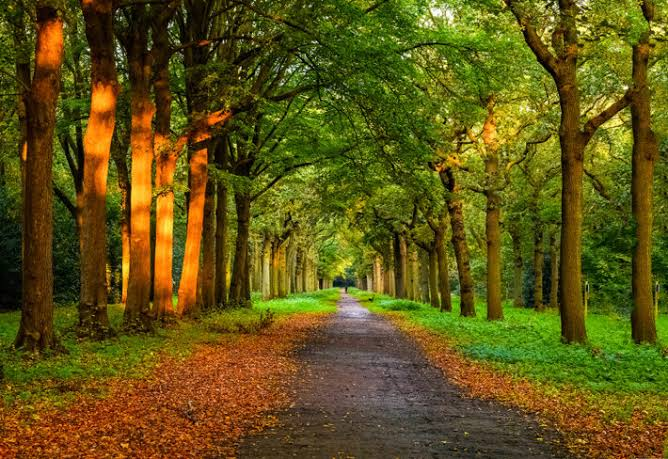
#> input picture IPP_PracticalFile2/natural_image.jpg, 668 x 459 px
$ jupyter execute Problem_1.ipynb   (older library calls are emulated)
#> lines starting #> are read from the running program, lines starting #| are printed output that depends on the picture
# IPP Practical File 2

Swanand Wirkar 20251051 BDA

## Problem Statement

Problem 1: Comparative Edge Detection on Natural Images
Load an outdoor natural image (trees, buildings, roads). Apply Sobel, Laplacian, and Canny edge detection. Compare the outputs and explain which operator captures the most meaningful edges and why.

[cell 1]
import cv2
import matplotlib.pyplot as plt

image = cv2.imread("natural_image.jpg")
#> image is the input picture: shape (459, 668, 3); mean B, G, R 21.9, 85, 95.5
if image is None:
    raise FileNotFoundError("Place an outdoor image named natural_image.jpg in the notebook folder.")
gray = cv2.cvtColor(image, cv2.COLOR_BGR2GRAY)
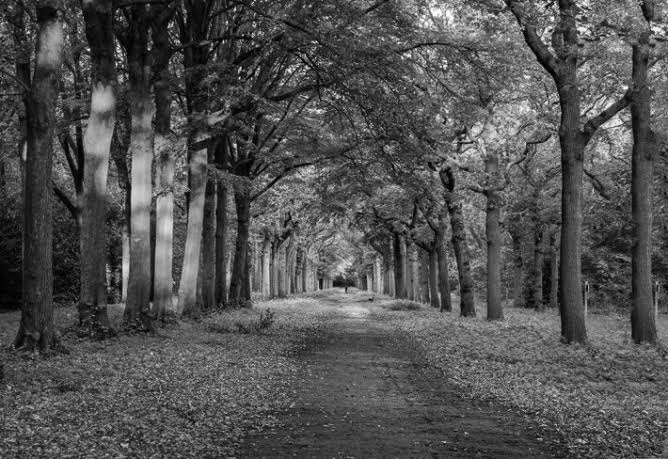
#> gray: shape (459, 668); min 0, max 254, mean 81
sx = cv2.Sobel(gray, cv2.CV_64F, 1, 0, ksize=3)
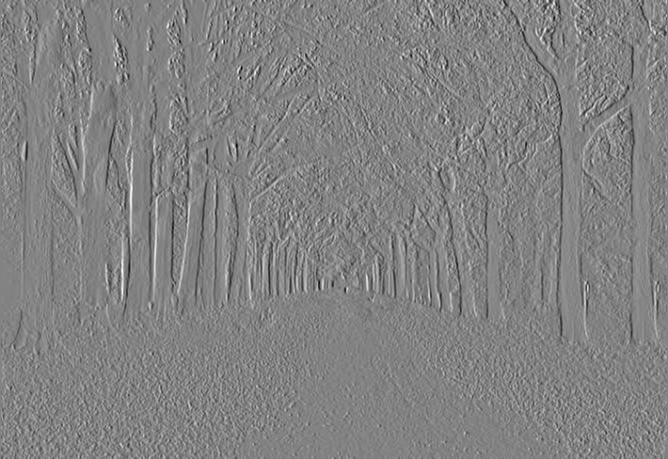
#> sx: shape (459, 668) float64; min -756, max 722, mean 0.5; drawn with min black and max white
sy = cv2.Sobel(gray, cv2.CV_64F, 0, 1, ksize=3)
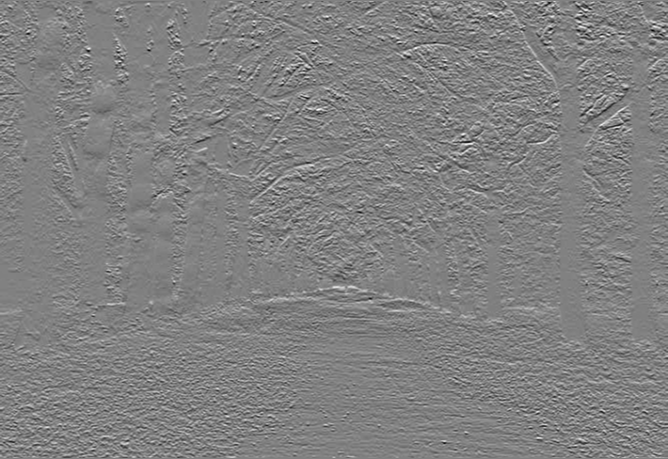
#> sy: shape (459, 668) float64; min -706, max 687, mean -0.2; drawn with min black and max white
sobel = cv2.convertScaleAbs(cv2.magnitude(sx, sy))
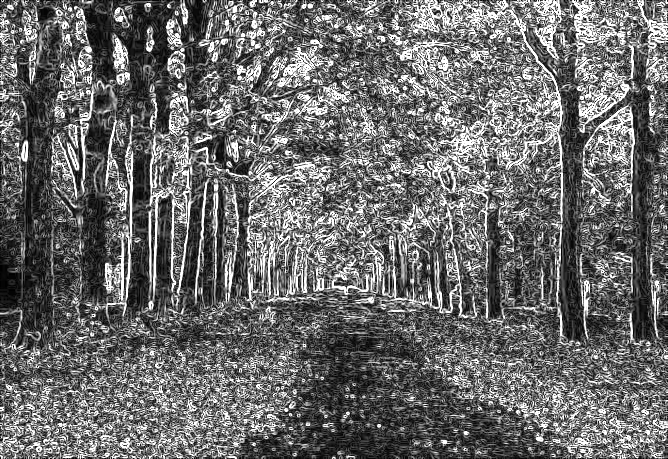
#> sobel: shape (459, 668); min 0, max 255, mean 106.8
laplacian = cv2.convertScaleAbs(cv2.Laplacian(gray, cv2.CV_64F, ksize=3))
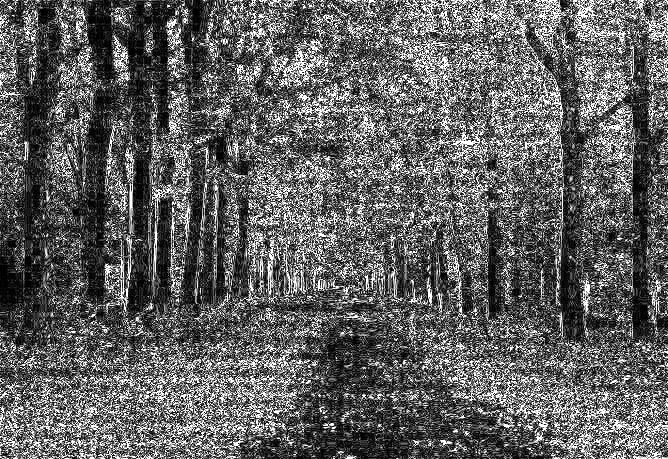
#> laplacian: shape (459, 668); min 0, max 255, mean 96.2
canny = cv2.Canny(cv2.GaussianBlur(gray, (5, 5), 1.2), 80, 160)
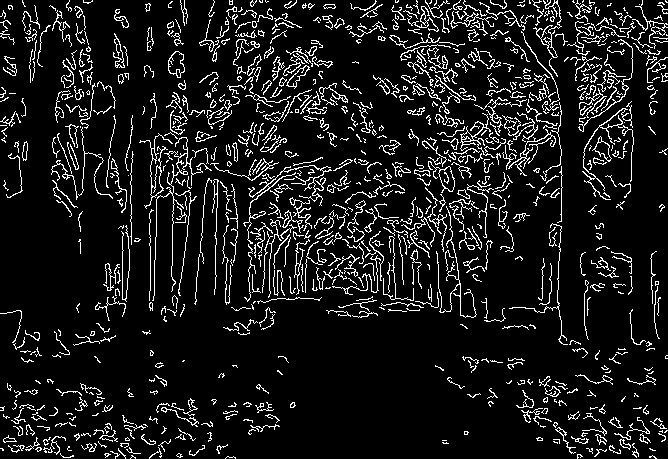
#> canny: shape (459, 668); 10% white in thin lines or dots
fig, ax = plt.subplots(2, 2, figsize=(12, 9))
ax[0,0].imshow(cv2.cvtColor(image, cv2.COLOR_BGR2RGB)); ax[0,0].set_title("Original")
ax[0,1].imshow(sobel, cmap="gray"); ax[0,1].set_title("Sobel")
ax[1,0].imshow(laplacian, cmap="gray"); ax[1,0].set_title("Laplacian")
ax[1,1].imshow(canny, cmap="gray"); ax[1,1].set_title("Canny")
for a in ax.ravel(): a.axis("off")
plt.tight_layout(); plt.show()
#> after `plt.tight_layout()`:
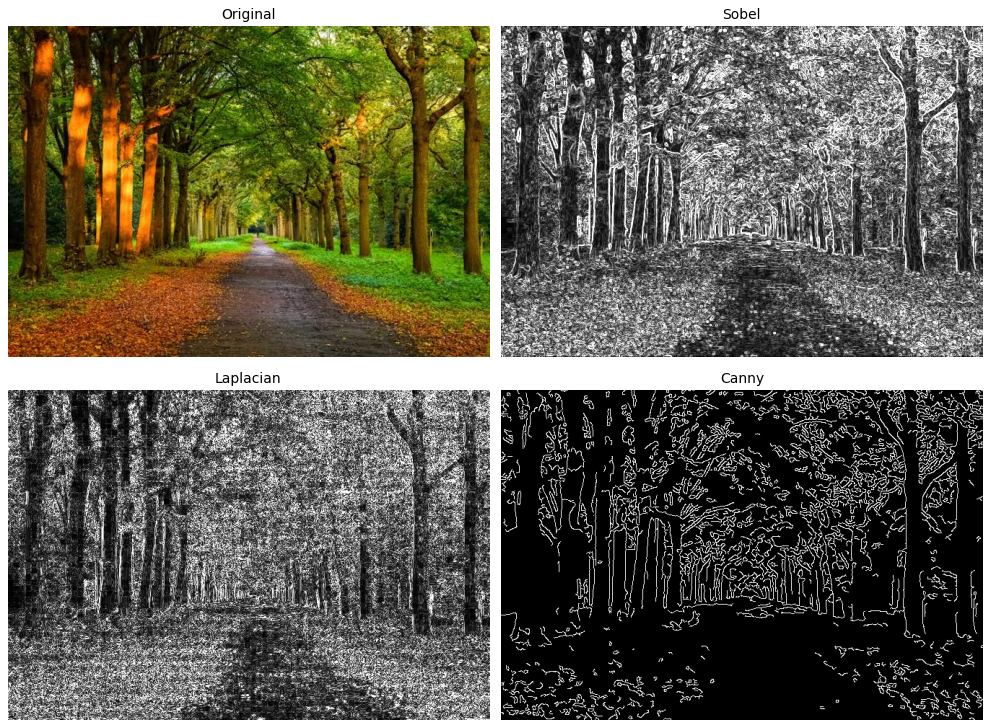
#> figure drawn by matplotlib, 4 panels
print("Sobel estimates first-order gradients and highlights edge strength. Laplacian responds in all directions but is noise-sensitive. Canny combines smoothing, non-maximum suppression and hysteresis thresholding, often producing thin, connected, meaningful edges. Results depend on the image and thresholds.")

$ run again, with IPP_PracticalFile2/clean_image.jpg copied over IPP_PracticalFile2/natural_image.jpg
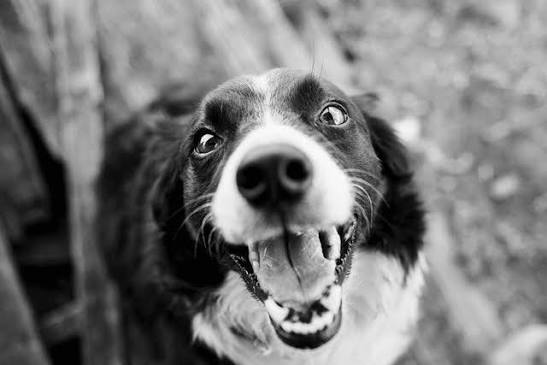
#> input picture IPP_PracticalFile2/clean_image.jpg, 547 x 365 px
#> image is the input picture: shape (365, 547, 3); min 0, max 255, mean 120.7
#> `sobel = cv2.convertScaleAbs(cv2.magnitude(sx, sy))`:
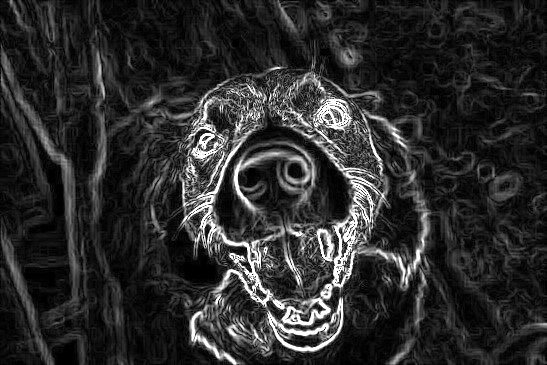
#> sobel: shape (365, 547); min 0, max 255, mean 44.3
#> `canny = cv2.Canny(cv2.GaussianBlur(gray, (5, 5), 1.2), 80, 160)`:
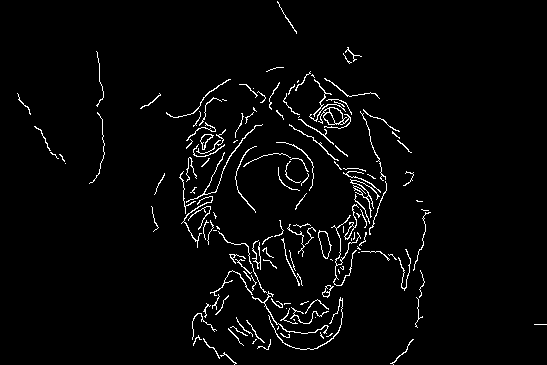
#> canny: shape (365, 547); 3% white in thin lines or dots

$ run again, with IPP_PracticalFile2/plant_leaf_disease.jpg copied over IPP_PracticalFile2/natural_image.jpg
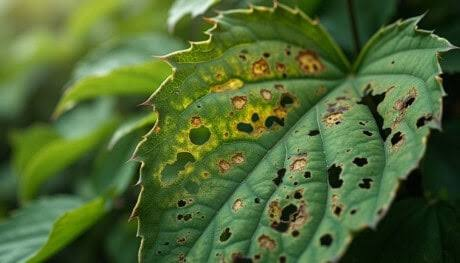
#> input picture IPP_PracticalFile2/plant_leaf_disease.jpg, 460 x 263 px
#> image is the input picture: shape (263, 460, 3); mean B, G, R 51.1, 104.1, 78.9
#> `canny = cv2.Canny(cv2.GaussianBlur(gray, (5, 5), 1.2), 80, 160)`:
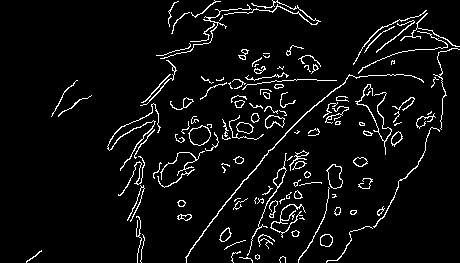
#> canny: shape (263, 460); 5.4% white in thin lines or dots
#> `plt.tight_layout()`:
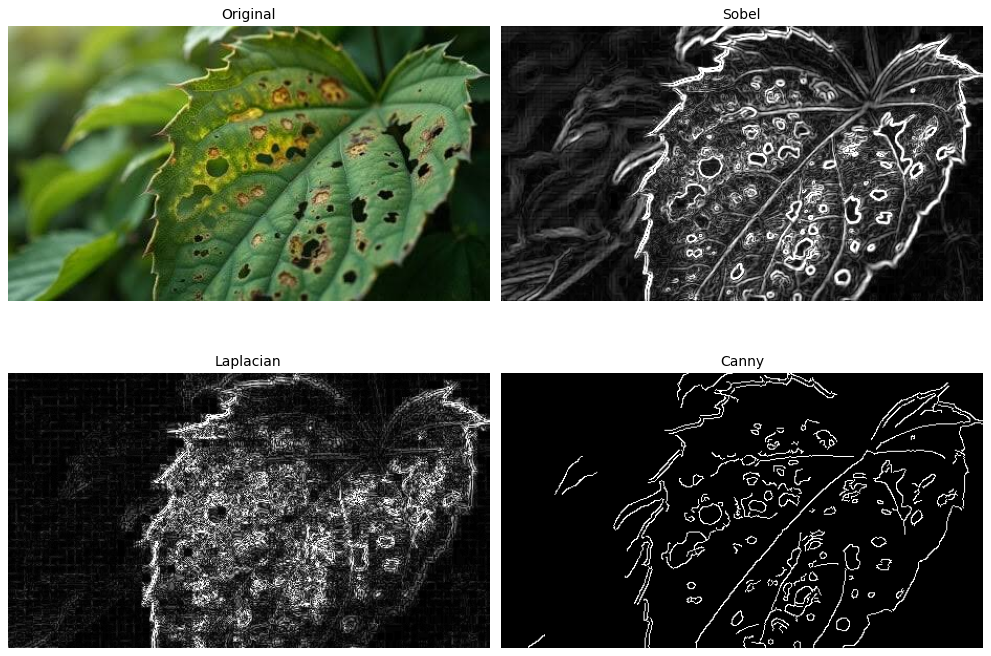
#> figure drawn by matplotlib, 4 panels
